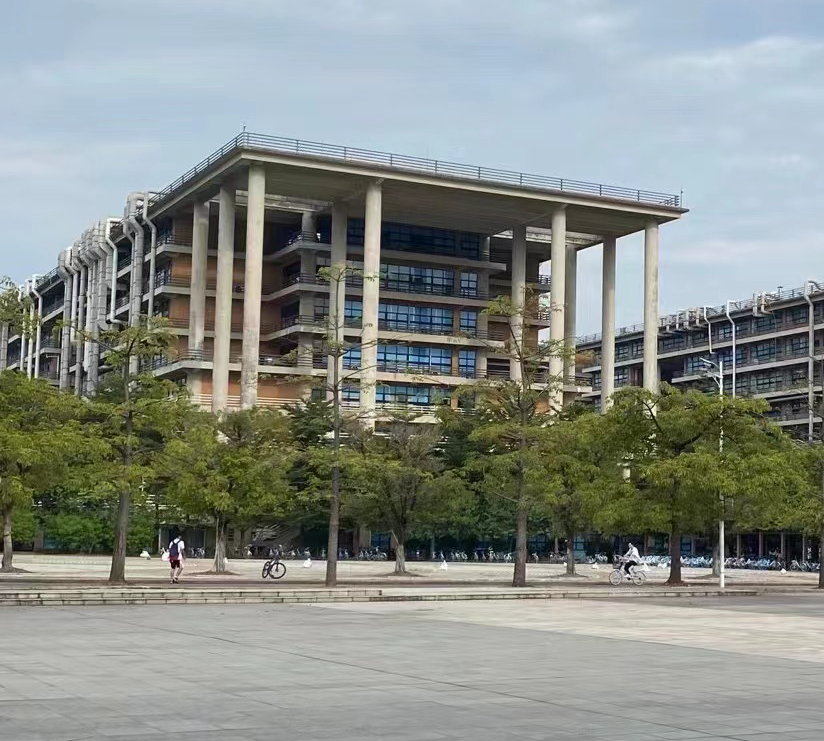
#> input picture 实验二：SIFT特征点与图像拼接/sift/p1.png, 824 x 741 px
$ python gaosi.py
#> lines starting #> are read from the running program, lines starting #| are printed output that depends on the picture

import cv2
import numpy as np
import matplotlib.pyplot as plt

####这里执行完后注释掉,执行下一个区域
sift = cv2.SIFT_create()
r1 = cv2.imread('sift/p1.png')
#> r1 is the input picture: shape (741, 824, 3); mean B, G, R 137.1, 142.3, 136.4
r2 = cv2.pyrDown(r1)
r3 = cv2.pyrDown(r2)
r4 = cv2.pyrDown(r3)
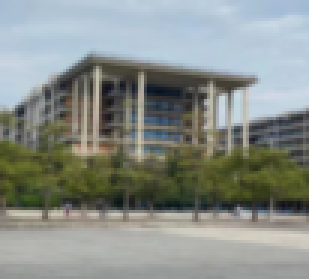
#> r4: shape (93, 103, 3) (shown 3 times larger); mean B, G, R 137.4, 142.6, 136.6
r5 = cv2.pyrDown(r4)
r1 = (r1[:,:,0]).astype(np.double)
#> r1: shape (741, 824) float64
r2 = (r2[:,:,0]).astype(np.double)
#> r2: shape (371, 412) float64
r3 = (r3[:,:,0]).astype(np.double)
#> r3: shape (186, 206) float64
r4 = (r4[:,:,0]).astype(np.double)
#> r4: shape (93, 103) float64
r5 = (r5[:,:,0]).astype(np.double)
#> r5: shape (47, 52) float64
sz = 7; sig = 3
im_gs1 = cv2.GaussianBlur(r1, (sz, sz), sig)
im_gs2 = cv2.GaussianBlur(r2, (sz, sz), sig)
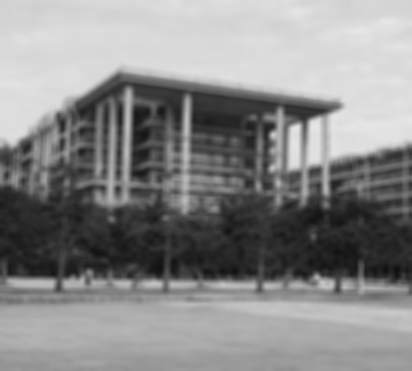
#> im_gs2: shape (371, 412) float64; min 15.77, max 231.5, mean 137.1
im_gs3 = cv2.GaussianBlur(r3, (sz, sz), sig)
im_gs4 = cv2.GaussianBlur(r4, (sz, sz), sig)
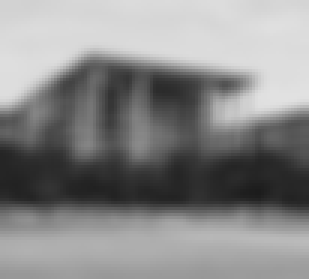
#> im_gs4: shape (93, 103) float64 (shown 3 times larger); min 28.56, max 225.8, mean 137.4
im_gs5 = cv2.GaussianBlur(r5, (sz, sz), sig)
im_dog1 = im_gs1 - r1
im_dog2 = im_gs2 - r2
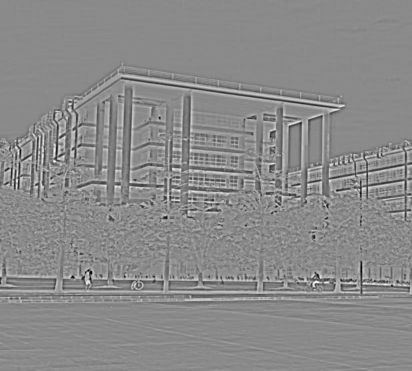
#> im_dog2: shape (371, 412) float64; min -116.7, max 98.05, mean 0; drawn with min black and max white
im_dog3 = im_gs3 - r3
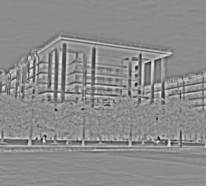
#> im_dog3: shape (186, 206) float64; min -106.1, max 86.79, mean 0; drawn with min black and max white
im_dog4 = im_gs4 - r4
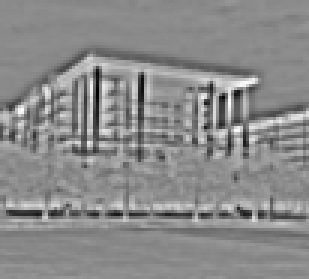
#> im_dog4: shape (93, 103) float64 (shown 3 times larger); min -79.86, max 66.86, mean 0; drawn with min black and max white
im_dog5 = im_gs5 - r5
cv2.imwrite("r1.png",r1)
cv2.imwrite("r2.png",r2)
cv2.imwrite("r3.png",r3)
cv2.imwrite("r4.png",r4)
cv2.imwrite("r5.png",r5)

cv2.imwrite("gs1.jpg",im_gs1)
cv2.imwrite("gs2.jpg",im_gs2)
cv2.imwrite("gs3.jpg",im_gs3)
cv2.imwrite("gs4.jpg",im_gs4)
cv2.imwrite("gs5.jpg",im_gs5)

cv2.imwrite("dog1.jpg",im_dog1)
cv2.imwrite("dog2.jpg",im_dog2)
cv2.imwrite("dog3.jpg",im_dog3)
cv2.imwrite("dog4.jpg",im_dog4)
cv2.imwrite("dog5.jpg",im_dog5)
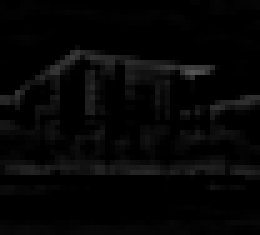
#> saved as dog5.jpg: shape (47, 52) (shown 5 times larger); min 0, max 85, mean 5.4
####这里执行完后注释掉,执行下一个区域

$ run again, with 实验二：SIFT特征点与图像拼接/sift/p2.png copied over 实验二：SIFT特征点与图像拼接/sift/p1.png
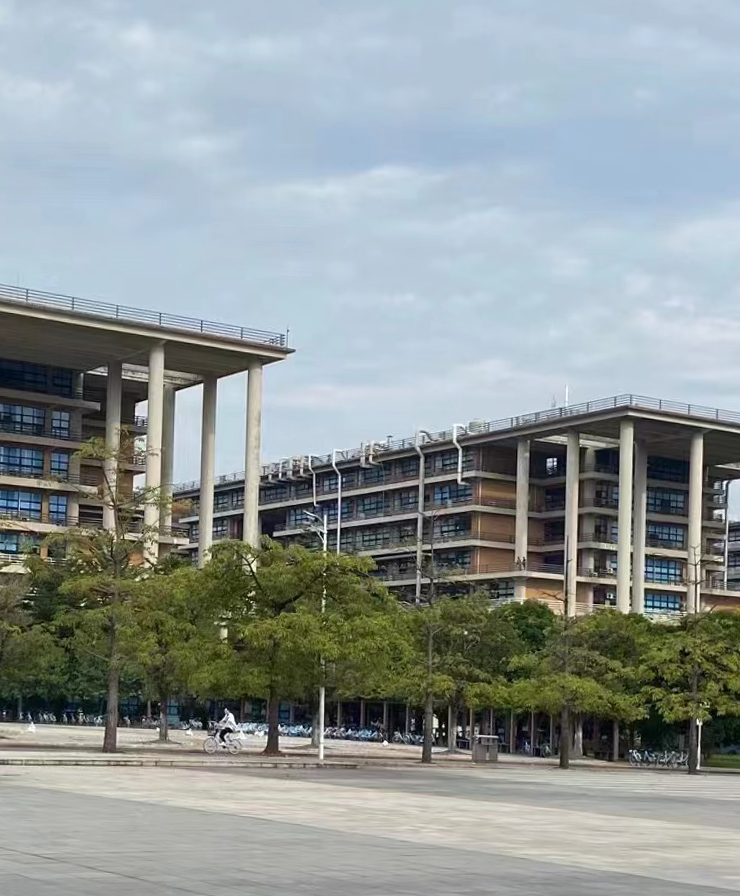
#> input picture 实验二：SIFT特征点与图像拼接/sift/p2.png, 740 x 896 px
#> r1 is the input picture: shape (896, 740, 3); mean B, G, R 152.6, 152.7, 144
#> r1: shape (896, 740) float64
#> `cv2.imwrite("r2.png",r2)`:
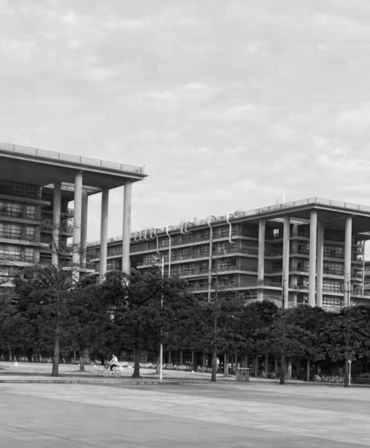
#> saved as r2.png: shape (448, 370); min 2, max 245, mean 152.6
#> `cv2.imwrite("dog5.jpg",im_dog5)`:
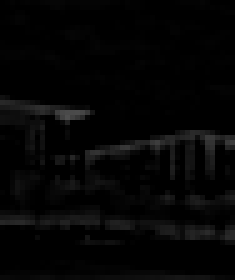
#> saved as dog5.jpg: shape (56, 47) (shown 5 times larger); min 0, max 78, mean 4.9
